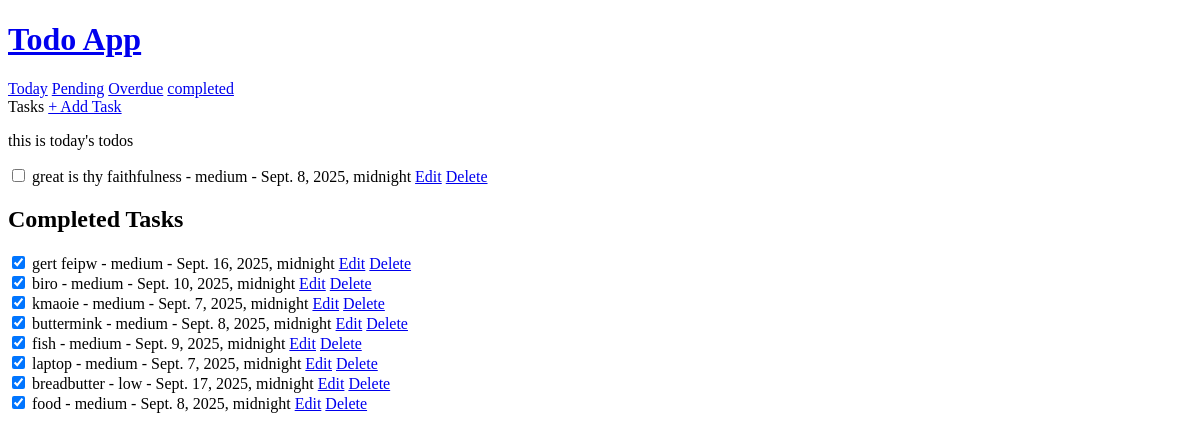
The app's page /today/, older data.
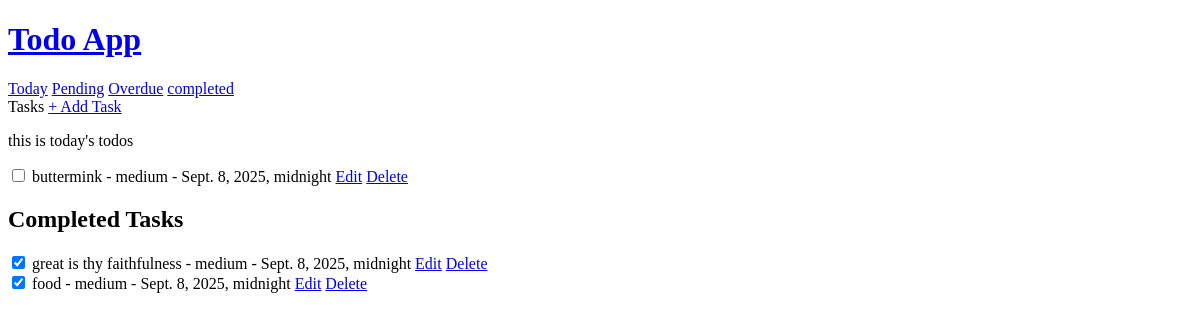
The same page, newer data.
### todo/models.py (models this page shows, shortened)
class Task(models.Model):
    PRIORITY_CHOICES = [
        ('low', 'Low'),
        ('medium', 'Medium'),
        ('high', 'High'),
    ]
    title = models.CharField(max_length=255)
    comment = models.TextField(blank=True, null=True)
    priority = models.CharField(max_length=10, choices=PRIORITY_CHOICES, default='medium')
    deadline = models.DateTimeField(blank=True, null=True)
    completed = models.BooleanField(default=False)  # ✅ mark if task is done
    created_at = models.DateTimeField(auto_now_add=True)
    updated_at = models.DateTimeField(auto_now=True)
    class Meta:
        ordering = ['-updated_at', '-created_at']

### todo/views.py (the view)
# urls.py: path('today/', views.todayTask, name='today'),
def todayTask(request):
    today = timezone.now().date()
    tasks = Task.objects.filter(deadline__date=today, completed=False)
    completed_tasks = Task.objects.filter(completed=True)
    context ={
        "tasks": tasks,
        'completed_tasks': completed_tasks
    }
    return render(request, 'todo/today.html', context)

### todo/templates/todo/today.html (shortened to what this page needs)
{% extends 'main.html' %} {% block content %}
<!DOCTYPE html>
<html lang="en">
  <head>
  </head>
  <body>
    <p>this is today's todos</p>
    {% for task in tasks %}
    <form method="post" action="{% url 'toggle_task' task.pk %}">
      <input
        type="checkbox"
        onchange="this.form.submit()"
        {%
        if
        task.completed
        %}checked{%
        endif
        %}
      />
      {{ task.title }} - {{ task.priority }} - {{ task.deadline }}
      <a href="{% url 'edit-task' task.pk %}">Edit</a>
      <a href="{% url 'delete-task' task.pk %}">Delete</a>
    </form>
    {% empty %}
    <p>No tasks yet.</p>
    {% endfor %}
    <h2>Completed Tasks</h2>
    {% include 'todo/completed_list.html' with tasks=completed_tasks %}
  </body>
</html>
{% endblock %}

### todo/templates/todo/completed_list.html (shortened to what this page needs)
{% for task in tasks %}
<form method="POST" action="{% url 'toggle_task' task.pk %}">
  <input
    type="checkbox"
    name="completed"
    onchange="this.form.submit()"
    checked
  />
  {{ task.title }} - {{ task.priority }} - {{ task.deadline }}
  <a href="{% url 'edit-task' task.pk %}">Edit</a>
  <a href="{% url 'delete-task' task.pk %}">Delete</a>
</form>
{% empty %}
<p>No completed tasks yet.</p>
{% endfor %}

Row changes from the older to the newer data that the page shows:
no longer on this page (row edited): Task: title "gert feipw", priority "medium", deadline "Sept. 16, 2025, midnight", shown under "Completed Tasks"
no longer on this page (row edited): Task: title "biro", priority "medium", deadline "Sept. 10, 2025, midnight", shown under "Completed Tasks"
no longer on this page (row edited): Task: title "kmaoie", priority "medium", deadline "Sept. 7, 2025, midnight", shown under "Completed Tasks"
no longer on this page (row edited): Task: title "fish", priority "medium", deadline "Sept. 9, 2025, midnight", shown under "Completed Tasks"
no longer on this page (row edited): Task: title "laptop", priority "medium", deadline "Sept. 7, 2025, midnight", shown under "Completed Tasks"
no longer on this page (row edited): Task: title "breadbutter", priority "low", deadline "Sept. 17, 2025, midnight", shown under "Completed Tasks"
changed Task "buttermink": moves from the list under "Completed Tasks" to the list under "Todo App"
changed Task "great is thy faithfulness": moves from the list under "Todo App" to the list under "Completed Tasks"
